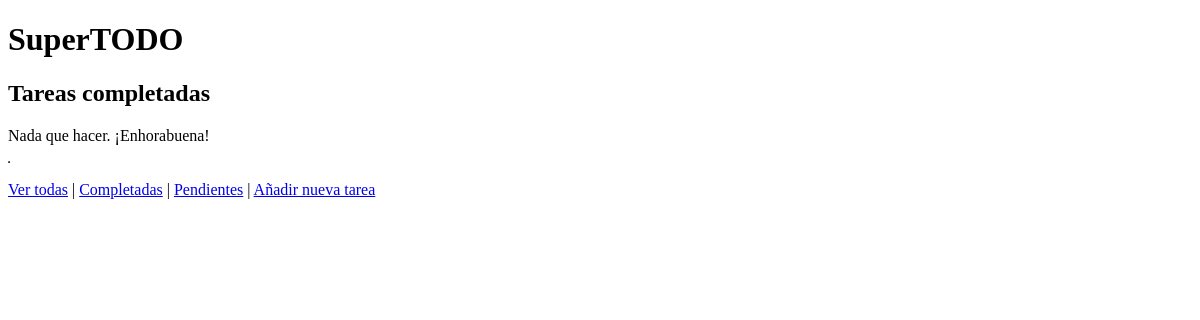
The app's page /tasks/completed/, older data.
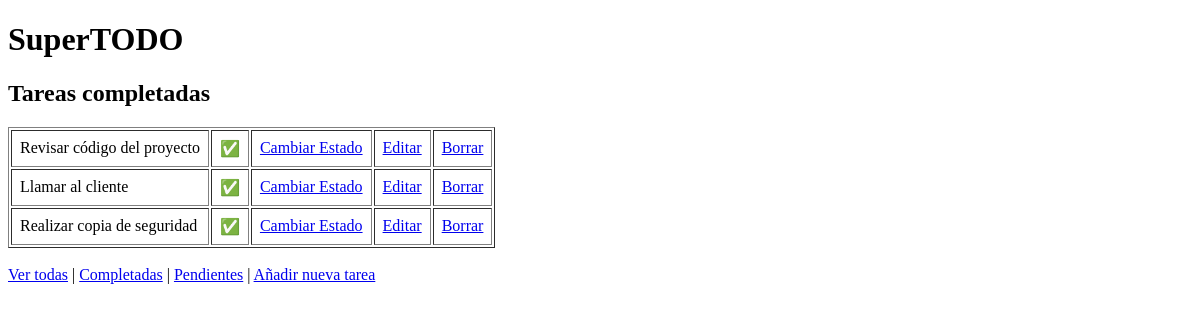
The same page, newer data.
### tasks/models.py (models this page shows, shortened)
class Task(models.Model):
    name = models.CharField(max_length=100)
    description = models.TextField(blank=True)
    slug = models.SlugField(unique=True)
    completed = models.BooleanField(default=False)
    created_at = models.DateTimeField(auto_now_add=True)
    updated_at = models.DateTimeField(auto_now=True)

### tasks/views.py (the view)
# urls.py: path('completed/', views.task_list_completed, name='task-list-completed'),
def task_list_completed(request):
    tasks = Task.objects.filter(completed=True)
    return render(request, 'tasks/task/completed.html', {'tasks': tasks})

### tasks/templates/tasks/task/completed.html
{% extends "base.html" %}
{% load static %}
{% block content %}
  {% include "header.html" with subtitle="Tareas completadas" %}
    <table border="1" cellpadding="8">
        {% for task in tasks %}
          <tr>
            <td>{{ task.name }}</td>
            <td>
              ✅
            </td>
            <td>
              <a href="{% url 'tasks:toogle-task' task.slug %}">Cambiar Estado</a>
            </td>
            <td>
              <a href="{% url 'tasks:edit-task' task.slug %}">Editar</a>
            </td>
            <td>
              <a href="{% url 'tasks:delete-task' task.slug %}">Borrar</a>
            </td>
          </tr>
        {% empty %}
        <p>Nada que hacer. ¡Enhorabuena!</p>
        {% endfor %}
    </table>
  <br>
  <div>
    <a href="{% url 'tasks:task-list' %}">Ver todas</a> |
    <a href="{% url 'tasks:task-list-completed' %}">Completadas</a> |
    <a href="{% url 'tasks:task-list-pending' %}">Pendientes</a> |
    <a href="{% url 'tasks:add-task' %}">Añadir nueva tarea</a>
  </div>
{% endblock %}

Row changes from the older to the newer data that the page shows:
now on this page (row edited): Task: name "Revisar código del proyecto"
added Task: name "Llamar al cliente"
added Task: name "Realizar copia de seguridad"
Text that changed along with them:
text no longer shown: "Nada que hacer. ¡Enhorabuena!"
